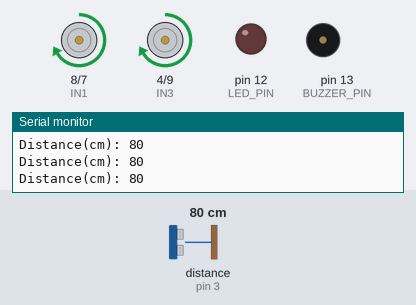
A sketch run on a simulated Arduino Uno, built with avr-gcc and run on an emulated ATmega328P. Parts: motor-driver pin pairs drawn as motors (green arrow = first pin HIGH = forward, orange = second pin HIGH = backward, longer = more drive, scaled by the enable pin), output pins drawn as LEDs (lit = HIGH), buzzer (waves = sounding), the last lines printed to the serial monitor. Wiring (from diagram.json): ultrasonic range finder: trigger pin 2; echo pin 3. Dashed ring = blinking. The test bench sets the inputs (shaded band); at power-on: distance to the obstacle (sensor on pin 3) 80 cm. The echo pulse lasts 58.3 µs per cm; pins used as bus, display or sensor lines are not drawn.

Above: at 1.2 s.
1.3 s: distance to the obstacle (sensor on pin 3) set to 23 cm
4.3 s: distance to the obstacle (sensor on pin 3) set to 19 cm
At 4.68 s:
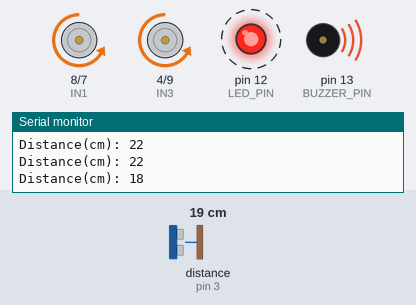
At 5.11 s:
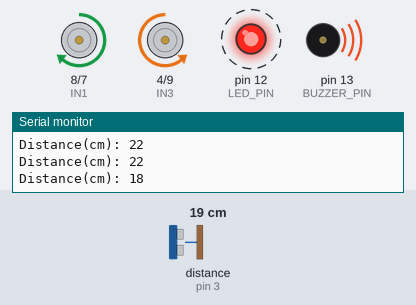
Timing chart, 0 to 13.3 s (numbered marks = the images above; inputs shaded):
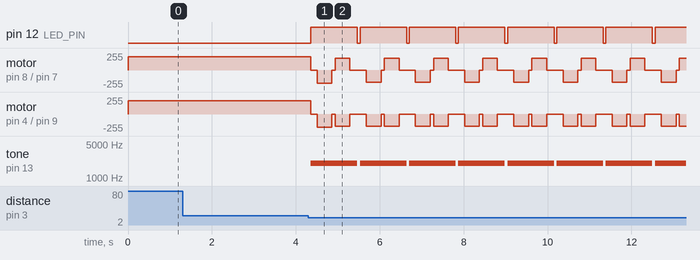

The sketch:

sketch.ino
```cpp
/*
  Obstacle Avoidance Car (Arduino UNO + L298N + HC-SR04 + LED/Buzzer)
  ------------------------------------------------------------------
  - Reads distance from HC-SR04 ultrasonic sensor (TRIG/ECHO).
  - Drives two DC motors via L298N H-Bridge driver (EN A/EN B PWM + IN1..IN4 direction).
  - LED + Buzzer provide visual/audible indication when an obstacle is detected.
  - If distance is below a threshold, performs an avoidance maneuver:
      INDICATORS ON -> STOP -> BACKWARD -> TURN RIGHT -> STOP
  - Otherwise, moves forward with indicators OFF.

  NOTE: Comments are in English as required by the assignment.
*/

#define PIN_TRIG 2
#define PIN_ECHO 3

// L298N control pins (must match wiring)
#define ENA 5   // PWM enable for Motor A  -> L298N "EN A"
#define IN1 8
#define IN2 7

#define ENB 6   // PWM enable for Motor B  -> L298N "EN B"
#define IN3 4
#define IN4 9

// Indicators
#define LED_PIN    12
#define BUZZER_PIN 13

// Tunable parameters
const int SPEED_FWD  = 200;   // 0..255
const int SPEED_TURN = 180;
const int SPEED_BACK = 180;

const int THRESHOLD_CM = 20;                 // obstacle distance threshold (cm)
const unsigned long ECHO_TIMEOUT_US = 30000; // 30ms timeout

long readDistanceCm() {
  // Generate a 10us trigger pulse
  digitalWrite(PIN_TRIG, LOW);
  delayMicroseconds(3);
  digitalWrite(PIN_TRIG, HIGH);
  delayMicroseconds(10);
  digitalWrite(PIN_TRIG, LOW);

  // Measure echo pulse duration (microseconds)
  unsigned long duration = pulseIn(PIN_ECHO, HIGH, ECHO_TIMEOUT_US);
  if (duration == 0) return -1; // timeout

  // Convert microseconds to centimeters (approx. duration/58)
  return (long)(duration / 58UL);
}

void indicatorsOn() {
  digitalWrite(LED_PIN, HIGH);
  // Use tone for passive piezo. If you use an active buzzer, digitalWrite HIGH also works.
  tone(BUZZER_PIN, 2000);
}

void indicatorsOff() {
  digitalWrite(LED_PIN, LOW);
  noTone(BUZZER_PIN);
}

void stopMotors() {
  analogWrite(ENA, 0);
  analogWrite(ENB, 0);
  digitalWrite(IN1, LOW); digitalWrite(IN2, LOW);
  digitalWrite(IN3, LOW); digitalWrite(IN4, LOW);
}

void forward(int spd) {
  digitalWrite(IN1, HIGH); digitalWrite(IN2, LOW);
  digitalWrite(IN3, HIGH); digitalWrite(IN4, LOW);
  analogWrite(ENA, spd);
  analogWrite(ENB, spd);
}

void backward(int spd) {
  digitalWrite(IN1, LOW); digitalWrite(IN2, HIGH);
  digitalWrite(IN3, LOW); digitalWrite(IN4, HIGH);
  analogWrite(ENA, spd);
  analogWrite(ENB, spd);
}

void turnRight(int spd) {
  // Pivot right: left motor forward, right motor backward
  digitalWrite(IN1, HIGH); digitalWrite(IN2, LOW);
  digitalWrite(IN3, LOW);  digitalWrite(IN4, HIGH);
  analogWrite(ENA, spd);
  analogWrite(ENB, spd);
}

void setup() {
  Serial.begin(9600);

  pinMode(PIN_TRIG, OUTPUT);
  pinMode(PIN_ECHO, INPUT);

  pinMode(ENA, OUTPUT);
  pinMode(IN1, OUTPUT);
  pinMode(IN2, OUTPUT);

  pinMode(ENB, OUTPUT);
  pinMode(IN3, OUTPUT);
  pinMode(IN4, OUTPUT);

  pinMode(LED_PIN, OUTPUT);
  pinMode(BUZZER_PIN, OUTPUT);

  indicatorsOff();
  stopMotors();

  Serial.println("READY: distance < 20cm => avoidance + LED/Buzzer ON.");
}

void loop() {
  long cm = readDistanceCm();

  Serial.print("Distance(cm): ");
  Serial.println(cm);

  if (cm > 0 && cm < THRESHOLD_CM) {
    indicatorsOn();

    stopMotors();
    delay(150);

    backward(SPEED_BACK);
    delay(350);

    stopMotors();
    delay(80);

    turnRight(SPEED_TURN);
    delay(350);

    stopMotors();
    delay(80);

    // Keep indicators on briefly, then off
    delay(100);
    indicatorsOff();
  } else {
    indicatorsOff();
    forward(SPEED_FWD);
  }

  delay(60);
}
```

Measured:
- the behaviour switches between 21 and 20 cm on distance to the obstacle (sensor on pin 3) (found by bisection; images 0 and 1)
- after the input at 4.3 s, pin 12 (LED_PIN): alternates HIGH for 1.1 s and LOW for 0.06 s, starting after 0.06 s; tone on pin 13 (BUZZER_PIN): alternates 2000 Hz for 1.1 s and silent for 0.06 s, starting after 0.06 s
